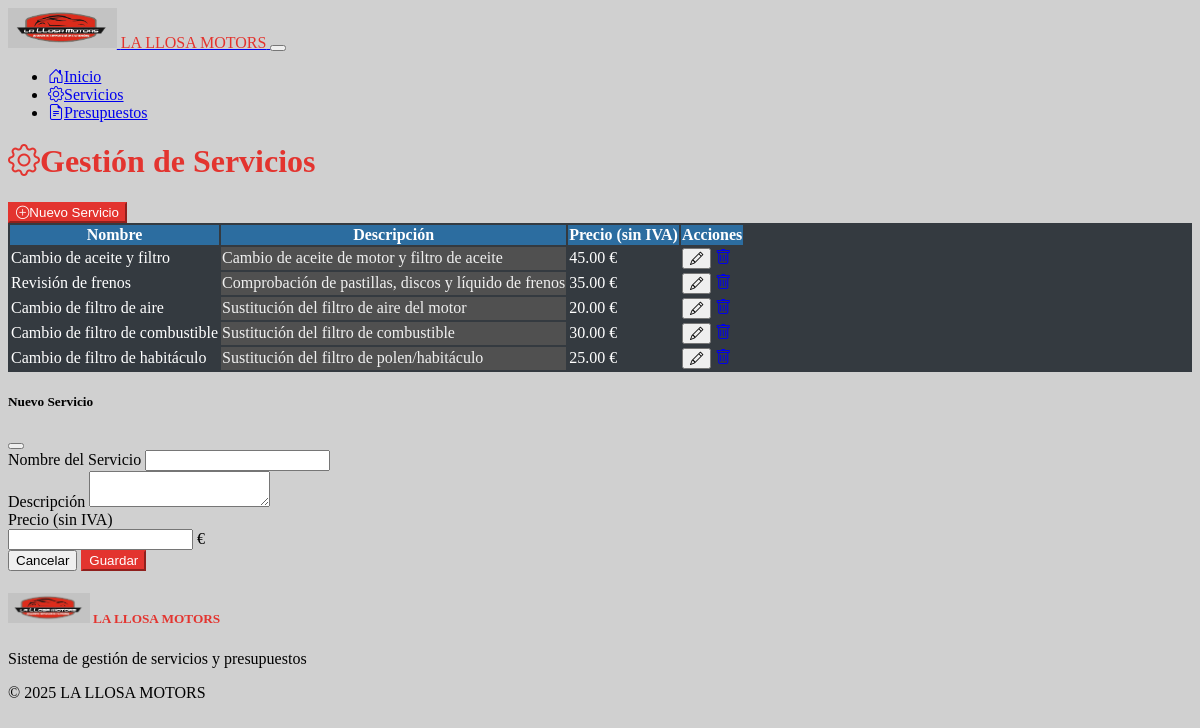
Screenshot of /servicios with the database file from the repository.
### models.py (models this page shows, shortened)
class Servicio(db.Model):
    id = db.Column(db.Integer, primary_key=True)
    nombre = db.Column(db.String(100), nullable=False)
    descripcion = db.Column(db.String(250), nullable=True)
    precio = db.Column(db.Float, nullable=False)

### app.py (the view)
@app.route('/servicios')
def servicios():
    servicios = Servicio.query.all()
    return render_template('services.html', servicios=servicios)

### templates/services.html (shortened to what this page needs)
{% extends 'layout.html' %}
{% block content %}
<div class="d-flex justify-content-between align-items-center mb-4">
    <h1 class="text-lallosa"><i class="bi bi-gear me-2"></i>Gestión de Servicios</h1>
    <button id="btnNuevoServicio" class="btn btn-lallosa">
        <i class="bi bi-plus-circle me-2"></i>Nuevo Servicio
    </button>
</div>
<div class="card">
    <div class="card-body">
        <div class="table-responsive">
            <table class="table table-hover">
                <thead>
                    <tr>
                        <th>Nombre</th>
                        <th>Descripción</th>
                        <th>Precio (sin IVA)</th>
                        <th>Acciones</th>
                    </tr>
                </thead>
                <tbody class="text-white">
                    {% if servicios %}
                        {% for servicio in servicios %}
                            <tr>
                                <td style="color: white !important;">{{ servicio.nombre }}</td>
                                <td class="descripcion-servicio">{{ servicio.descripcion or '-' }}</td>
                                <td style="color: white !important;">{{ "%.2f"|format(servicio.precio) }} €</td>
                                <td>
                                    <button
                                        class="btn btn-sm btn-outline-light me-1"
                                        onclick="editarServicio({{ servicio.id }}, '{{ servicio.nombre }}', '{{ servicio.descripcion }}', {{ servicio.precio }})">
                                        <i class="bi bi-pencil"></i>
                                    </button>
                                    <a href="{{ url_for('eliminar_servicio', id=servicio.id) }}" class="btn btn-sm btn-outline-danger btn-eliminar">
                                        <i class="bi bi-trash"></i>
                                    </a>
                                </td>
                            </tr>
                        {% endfor %}
                    {% else %}
                        <tr>
                            <td colspan="4" class="text-center" style="color: white !important;">No hay servicios registrados</td>
                        </tr>
                    {% endif %}
                </tbody>
            </table>
        </div>
    </div>
</div>
<div class="modal fade" id="modalServicio" tabindex="-1" aria-labelledby="modalServicioLabel" aria-hidden="true">
    <div class="modal-dialog">
        <div class="modal-content">
            <div class="modal-header">
                <h5 class="modal-title" id="modalServicioLabel">Nuevo Servicio</h5>
                <button type="button" class="btn-close" data-bs-dismiss="modal" aria-label="Close"></button>
            </div>
            <div class="modal-body">
                <form id="formServicio" method="POST" action="{{ url_for('nuevo_servicio') }}">
                    <div class="mb-3">
                        <label for="servicioNombre" class="form-label">Nombre del Servicio</label>
                        <input type="text" class="form-control" id="servicioNombre" name="nombre" required>
                    </div>
                    <div class="mb-3">
                        <label for="servicioDescripcion" class="form-label">Descripción</label>
                        <textarea class="form-control" id="servicioDescripcion" name="descripcion" rows="2"></textarea>
                    </div>
                    <div class="mb-3">
                        <label for="servicioPrecio" class="form-label">Precio (sin IVA)</label>
                        <div class="input-group">
                            <input type="number" class="form-control" id="servicioPrecio" name="precio" step="0.01" min="0" required>
                            <span class="input-group-text">€</span>
                        </div>
                    </div>
                    <div class="text-end">
                        <button type="button" class="btn btn-secondary" data-bs-dismiss="modal">Cancelar</button>
                        <button type="submit" class="btn btn-lallosa">Guardar</button>
                    </div>
                </form>
            </div>
        </div>
    </div>
</div>
{% endblock %}

### templates/layout.html (shortened to what this page needs)
<!DOCTYPE html>
<html lang="es">
<head>
    <link href="https://cdn.replit.com/agent/bootstrap-agent-dark-theme.min.css" rel="stylesheet">
    <link href="https://cdn.jsdelivr.net/npm/bootstrap-icons@1.11.1/font/bootstrap-icons.css" rel="stylesheet">
    <link href="{{ url_for('static', filename='css/styles.css') }}" rel="stylesheet">
</head>
<body data-bs-theme="dark" style="background-color: var(--lallosa-bg);">
    <nav class="navbar navbar-expand-lg navbar-dark bg-dark">
        <div class="container">
            <a class="navbar-brand" href="{{ url_for('index') }}">
                <img src="{{ url_for('static', filename='img/logo.jpg') }}" alt="LA LLOSA MOTORS" height="40" class="me-2">
                <span class="text-lallosa">LA LLOSA MOTORS</span>
            </a>
            <button class="navbar-toggler" type="button" data-bs-toggle="collapse" data-bs-target="#navbarNav" aria-controls="navbarNav" aria-expanded="false" aria-label="Toggle navigation">
            </button>
            <div class="collapse navbar-collapse" id="navbarNav">
                <ul class="navbar-nav ms-auto">
                    <li class="nav-item">
                        <a class="nav-link {% if request.path == '/' %}active{% endif %}" href="{{ url_for('index') }}">
                            <i class="bi bi-house-door me-1"></i>Inicio
                        </a>
                    </li>
                    <li class="nav-item">
                        <a class="nav-link {% if request.path == '/servicios' %}active{% endif %}" href="{{ url_for('servicios') }}">
                            <i class="bi bi-gear me-1"></i>Servicios
                        </a>
                    </li>
                    <li class="nav-item">
                        <a class="nav-link {% if request.path == '/presupuestos' %}active{% endif %}" href="{{ url_for('presupuestos') }}">
                            <i class="bi bi-file-earmark-text me-1"></i>Presupuestos
                        </a>
                    </li>
                </ul>
            </div>
        </div>
    </nav>
    <div class="container my-4">
        {% block content %}{% endblock %}
    </div>
    <footer class="bg-dark text-light py-4 mt-5">
        <div class="container">
            <div class="row">
                <div class="col-md-6">
                    <h5>
                        <img src="{{ url_for('static', filename='img/logo.jpg') }}" alt="LA LLOSA MOTORS" height="30" class="me-2">
                        <span class="text-lallosa">LA LLOSA MOTORS</span>
                    </h5>
                    <p>Sistema de gestión de servicios y presupuestos</p>
                </div>
                <div class="col-md-6 text-md-end">
                    <p>&copy; 2025 LA LLOSA MOTORS</p>
                </div>
            </div>
        </div>
    </footer>
</body>
</html>

### static/css/styles.css (style rules this page uses)
:root { --lallosa-red: #e3342f; --lallosa-dark: #212529; --lallosa-gray: #989898; --lallosa-bg: #d0d0d0; }
.text-lallosa { color: var(--lallosa-red) !important; }
.btn-lallosa { background-color: var(--lallosa-red); border-color: var(--lallosa-red); color: white; }
.table { color: white !important; }
.table thead th { color: white !important; background-color: #2c6da0 !important; font-weight: bold !important; }
.table .descripcion-servicio { color: #f0f0f0 !important; font-weight: normal; background-color: #505050 !important; }
.card { border-color: #989898; }
.card-body { background-color: #343a40; color: white; }
.modal-title { font-weight: bold; }

### rows the page displays
Servicio: nombre "Cambio de aceite y filtro", descripcion "Cambio de aceite de motor y filtro de aceite", precio "45.00"
Servicio: nombre "Revisión de frenos", descripcion "Comprobación de pastillas, discos y líquido de frenos", precio "35.00"
Servicio: nombre "Cambio de filtro de aire", descripcion "Sustitución del filtro de aire del motor", precio "20.00"
Servicio: nombre "Cambio de filtro de combustible", descripcion "Sustitución del filtro de combustible", precio "30.00"
Servicio: nombre "Cambio de filtro de habitáculo", descripcion "Sustitución del filtro de polen/habitáculo", precio "25.00"
